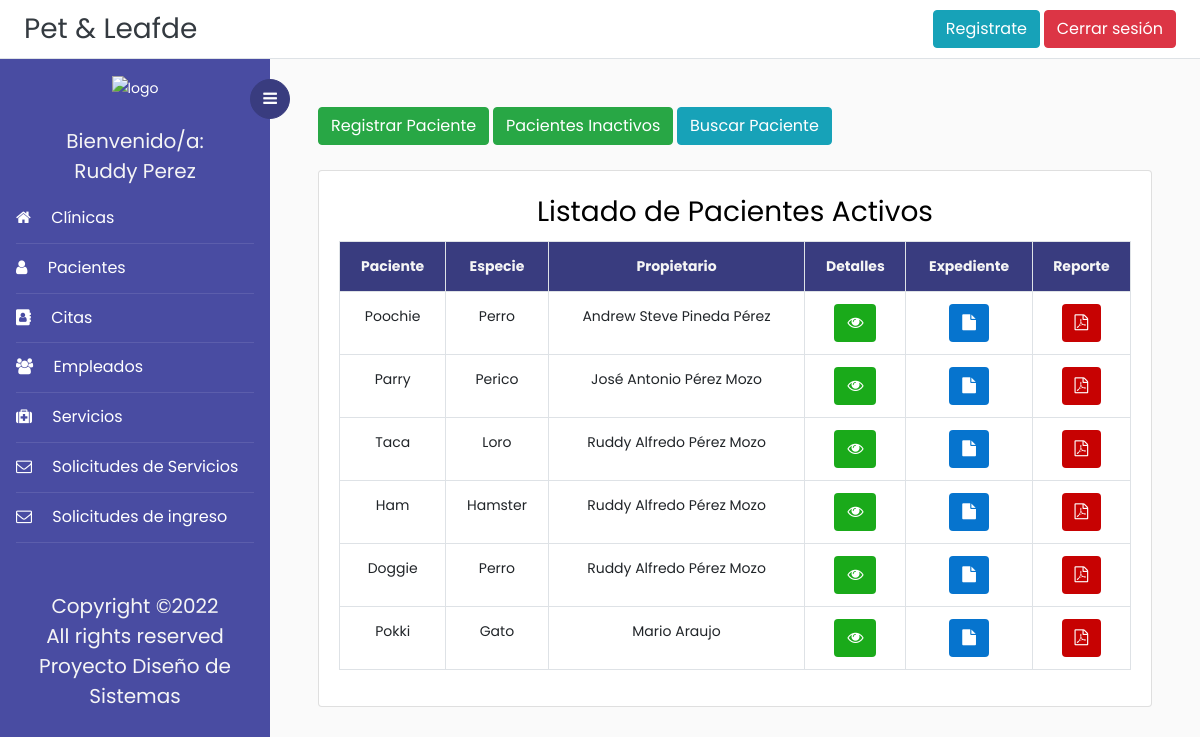
The page /listadoPacientes/ (signed in) on the database its author committed.
### Veterinaria/models.py (models this page shows, shortened)
class Paciente(models.Model):
    id = models.AutoField(primary_key=True)
    foto = models.ImageField(upload_to='fotos', null = True)
    nombrePac = models.CharField(max_length=50,help_text="", validators=[solo_Letras])
    SEXO = (('m','Macho'),('h', 'Hembra'))# Estructura para la selección del sexo del paciente
    sexo = models.CharField(max_length=10, choices=SEXO, blank=True, help_text='')
    especie = models.CharField(max_length=50, help_text="", validators=[solo_Letras])
    raza = models.CharField(max_length=50,help_text="", validators=[solo_Letras])
    color = models.CharField(max_length=50,help_text="", validators=[solo_Letras])
    fechaNacimPac = models.DateField(null=False, blank=True, validators=[validar_Fecha])
    observaciones = models.CharField(max_length=500, null = True, blank=True)
    fechaInscrip = models.DateField(auto_now_add = True)# fecha de inscripcion del paciente
    personaInscrip = models.CharField(max_length=70,help_text="", validators=[solo_Letras])
    activo = models.BooleanField(blank=True,  default=1)
    propietario = models.ForeignKey('Propietario', on_delete = models.SET_NULL, null=True)

class Propietario(models.Model):
    dui = models.CharField(max_length=10, help_text="########-#", primary_key=True,validators=[formato_Dui])
    nombre = models.CharField(max_length=100, validators=[solo_Letras])
    apellido = models.CharField(max_length=100, validators=[solo_Letras])
    fechaNacim = models.DateField(validators=[validar_Fecha])
    edad = models.IntegerField(help_text="Se calculará automaticamente",validators=[solo_Numeros])
    direccion = models.CharField(max_length=100,help_text="Calle, Colonia, Cantón ...")
    departamento = models.ForeignKey('Departamento', on_delete = models.SET_NULL, null=True)
    municipio = models.ForeignKey('Municipio', on_delete = models.SET_NULL, null=True)
    correo = models.CharField(max_length=50,help_text="")
    telefono = models.CharField(max_length=9,help_text="####-####",validators=[formato_Telefono])

### Veterinaria/views.py (the view)
# urls.py: path('listadoPacientes/', login_required(ListadoPacientes.as_view()), name='listado_pacientes'),
class ListadoPacientes(ListView):
    model = Paciente
    template_name = 'Plantillas/listadoPacientes.html'
    context_object_name = 'pacientes'

### Veterinaria/templates/Plantillas/listadoPacientes.html (shortened to what this page needs)
{% extends 'base.html' %}
{% block content %}
<div class="d-flex justify-content-start">
	<button onclick="return abrir_modal('{% url 'tipo_registro'%}')" class="btn btn-success">Registrar Paciente</button>&nbsp;
	<a href="{% url 'pacientes_inactivos' %}" class="btn btn-success" >Pacientes Inactivos</a>&nbsp;
	<a href="{% url 'buscar_paciente' %}" class="btn btn-info">Buscar Paciente</a>&nbsp;
</div>&nbsp;
<div class="row">
	<div class="col-md">
		<div class="card">
			<div class="card-body">
				<h3 align ="center">Listado de Pacientes Activos</h3>
				<table class="table table-bordered ">
					<tr style="text-align: center; background-color: #393c7f; color:whitesmoke;">
						<th style="text-align: center">Paciente</th>
						<th style="text-align: center">Especie</th>
						<th style="text-align: center">Propietario</th>
						<th style="text-align: center">Detalles</th>
						<th style="text-align: center">Expediente</th>
						<th style="text-align: center">Reporte</th>
					</tr>
					{% for p in pacientes %}
					{% if p.activo == 1 %}
					<tr>
						<td style="text-align: center">
							<div>{{p.nombrePac}}</div>
						</td>
						<td style="text-align: center">
							{{p.especie}}
						</td>
						<td style="text-align: center">
							{{p.propietario.nombre}}
							{{p.propietario.apellido}}
						</td>
						<td style="text-align:center;">
							<a href="{% url 'detalle_paciente' p.pk %}" class="btn"
								style="color:white; background-color:rgb(26, 170, 26)"><i class="fa fa-eye"
									aria-hidden="true"></i></a>
						</td>
						<td style="text-align:center;">
							<a href="{% url 'expediente' p.pk %}" class="btn"
								style="color:white; background-color:rgb(6, 116, 206)"><i class="fa fa-file"
									aria-hidden="true"></i></a>
						</td>
						<td style="text-align:center;">
							<a href="{% url 'reporte_Paciente' p.pk %}" class="btn"
								style="color:white; background-color:rgb(199, 2, 2)"><i class="fa fa-file-pdf-o"
									aria-hidden="true"></i></a>
						</td>
					</tr>
					{% endif %}
					{% endfor %}
				</table>
			</div>
		</div>
	</div>
</div>&nbsp;
{% endblock content%}

### Veterinaria/templates/base.html (shortened to what this page needs)
<!doctype html>
<html lang="en">
  <head>
	<link rel="stylesheet" href="https://cdnjs.cloudflare.com/ajax/libs/select2/4.0.13/css/select2.min.css" />
    <link rel="stylesheet" href="https://cdn.jsdelivr.net/bxslider/4.2.12/jquery.bxslider.css">
	<link rel="stylesheet" href="https://stackpath.bootstrapcdn.com/font-awesome/4.7.0/css/font-awesome.min.css">
    {% load static %}
	<link rel="stylesheet" href="{% static 'css/style.css' %}">
    <link href='https://api.mapbox.com/mapbox-gl-js/v2.3.1/mapbox-gl.css' rel='stylesheet' />
  </head>
  <body>
		{% block navbar %}
	  <div class="d-flex flex-column flex-md-row align-items-center p-2 px-md-4 bg-white border-bottom box-shadow">
      <h3 class="my-0 mr-md-auto font-weight-normal" ><a class="text-dark" href="{% url 'index' %}">Pet & Leafde</a></h3>
	  <a class="btn btn-info" href="{% url 'registro'%}">Registrate</a>&nbsp;
	  {% if request.user.is_authenticated %}
      <a class="btn btn-danger" href="{% url 'logout' %}">Cerrar sesión</a>
	  {% else %}
	  <a class="btn btn-success" href="{% url 'login' %}">Iniciar sesión</a>
	  {% endif %}
    </div>
		<div class="wrapper d-flex align-items-stretch">
			<nav id="sidebar">
				<div class="custom-menu">
					<button type="button" id="sidebarCollapse" class="btn btn-primary">
	          <i class="fa fa-bars"></i>
	        </button>
        </div>
				<div class="p-3">
        <div class="contenedor_logo" align="center">
            <img  class="logo"  src="{% static 'images/logo.png'%}" alt="logo">
        </div>&nbsp;
			{% if request.user.is_authenticated %}
			<h5 style="color:whitesmoke;" class="my-0 mr-md-auto font-weight-normal" align ="center">Bienvenido/a:</h5>
			<h5 style="color:whitesmoke;" align ='center'>{{user.first_name}} {{user.last_name}}</h5>
	        <ul class="list-unstyled components mb-5">
	          <li class="active">
	            <a href="{% url 'listar_clinica' %}"><span class="fa fa-home mr-3"></span> Clínicas</a>
	          </li>
	          <li class="active">
	            <a href="{% url 'listado_pacientes' %}"><span class="fa fa-user mr-3"></span> Pacientes</a>
	          </li>
	          <li class="active">
              <a href="{% url 'listado_citas' %}"><span class="fa fa-address-book mr-3"></span> Citas</a>
	          </li>
	          <li class="active">
              	<a href="{% url 'listado_empleados' %}"><span class="fa fa-users mr-3"></span> Empleados</a>
	          </li>
			  <li class="active">
              	<a href="{% url 'listado_servicios' %}"><span class="fa fa-medkit mr-3"></span> Servicios</a>
	          </li>
			  <li class="active">
              	<a href="{% url 'listado_solicitud_servicio' %}"><span class="fa fa-envelope-o mr-3"></span> Solicitudes de Servicios</a>
	          </li>
			  <li class="active">
				<a href="{% url 'listado_solicitudes' %}"><span class="fa fa-envelope-o mr-3"></span> Solicitudes de ingreso</a>
			</li>
			</ul>
			{% endif %}
	        <div class="footer">
	        	<h5 align="center" style="color:whitesmoke;">
						  Copyright &copy;<script>document.write(new Date().getFullYear());</script><br>
						  All rights reserved <br> Proyecto Diseño de Sistemas
	        </div>
	      </div>
    	</nav>
        {% endblock navbar%}
      <div id="content" class="p-4 p-md-5 pt-5">
	  {% block content %}{% endblock content%}
  </body>
</html>

### rows shown on the page
Paciente: nombrePac "Poochie", especie "Perro", propietario.nombre "Andrew Steve", propietario.apellido "Pineda Pérez"
Paciente: nombrePac "Parry", especie "Perico", propietario.nombre "José Antonio", propietario.apellido "Pérez Mozo"
Paciente: nombrePac "Taca", especie "Loro", propietario.nombre "Ruddy Alfredo", propietario.apellido "Pérez Mozo"
Paciente: nombrePac "Ham", especie "Hamster", propietario.nombre "Ruddy Alfredo", propietario.apellido "Pérez Mozo"
Paciente: nombrePac "Doggie", especie "Perro", propietario.nombre "Ruddy Alfredo", propietario.apellido "Pérez Mozo"
Paciente: nombrePac "Pokki", especie "Gato", propietario.nombre "Mario", propietario.apellido "Araujo"

### other values the page prints
{{ user.first_name }} "Ruddy"
{{ user.last_name }} "Perez"
